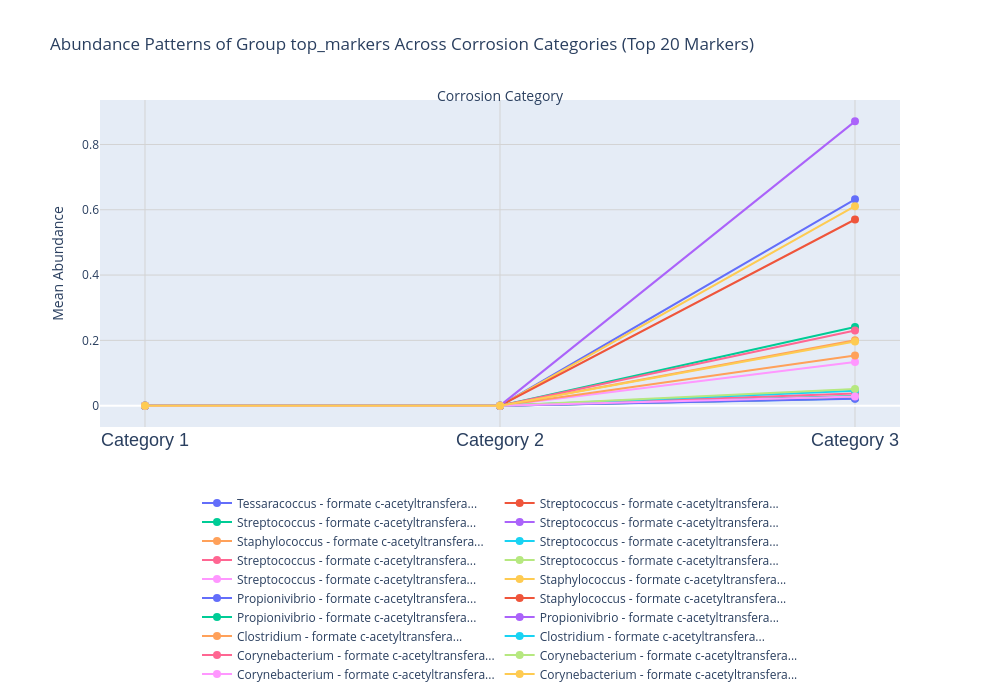

Notebook source saved alongside this figure:
### Code cell
abun= plot_abundance_across_categories(top_markers, "top_markers",  top_n=20, sort_by='combined_score')
output_path= data_visual /"18_increase.png"
plt.savefig(output_path, dpi=300, bbox_inches='tight')
abun.show()

### Figure 1 — Plotly figure (JSON) as saved in the notebook; plotly's stock layout.template omitted (floating-point values rounded to 4 significant figures)
{"data": [{"hoverinfo": "text", "hovertext": ["Category: Category 1<br>Abundance: 0.0000<br>Genus: Tessaracoccus<br>Score: 1.48", "Category: Category 2<br>Abundance: 0.0000<br>Genus: Tessaracoccus<br>FC vs Cat1: 1.00<br>Score: 1.48", "Category: Category 3<br>Abundance: 0.6320<br>Genus: Tessaracoccus<br>FC vs Cat1: 63198.30<br>FC vs Cat2: 63198.30<br>Score: 1.48"], "line": {"width": 2}, "marker": {"size": 8}, "mode": "lines+markers", "name": "Tessaracoccus - formate c-acetyltransfera...", "type": "scatter", "x": [1, 2, 3], "y": [0, 0, 0.632]}, {"hoverinfo": "text", "hovertext": ["Category: Category 1<br>Abundance: 0.0000<br>Genus: Streptococcus<br>Score: 1.48", "Category: Category 2<br>Abundance: 0.0000<br>Genus: Streptococcus<br>FC vs Cat1: 1.00<br>Score: 1.48", "Category: Category 3<br>Abundance: 0.0229<br>Genus: Streptococcus<br>FC vs Cat1: 2287.58<br>FC vs Cat2: 2287.58<br>Score: 1.48"], "line": {"width": 2}, "marker": {"size": 8}, "mode": "lines+markers", "name": "Streptococcus - formate c-acetyltransfera...", "type": "scatter", "x": [1, 2, 3], "y": [0, 0, 0.02287]}, {"hoverinfo": "text", "hovertext": ["Category: Category 1<br>Abundance: 0.0000<br>Genus: Streptococcus<br>Score: 1.48", "Category: Category 2<br>Abundance: 0.0000<br>Genus: Streptococcus<br>FC vs Cat1: 1.00<br>Score: 1.48", "Category: Category 3<br>Abundance: 0.0293<br>Genus: Streptococcus<br>FC vs Cat1: 2932.68<br>FC vs Cat2: 2932.68<br>Score: 1.48"], "line": {"width": 2}, "marker": {"size": 8}, "mode": "lines+markers", "name": "Streptococcus - formate c-acetyltransfera...", "type": "scatter", "x": [1, 2, 3], "y": [0, 0, 0.02932]}, {"hoverinfo": "text", "hovertext": ["Category: Category 1<br>Abundance: 0.0000<br>Genus: Streptococcus<br>Score: 1.48", "Category: Category 2<br>Abundance: 0.0000<br>Genus: Streptococcus<br>FC vs Cat1: 1.00<br>Score: 1.48", "Category: Category 3<br>Abundance: 0.0239<br>Genus: Streptococcus<br>FC vs Cat1: 2388.64<br>FC vs Cat2: 2388.64<br>Score: 1.48"], "line": {"width": 2}, "marker": {"size": 8}, "mode": "lines+markers", "name": "Streptococcus - formate c-acetyltransfera...", "type": "scatter", "x": [1, 2, 3], "y": [0, 0, 0.02388]}, {"hoverinfo": "text", "hovertext": ["Category: Category 1<br>Abundance: 0.0000<br>Genus: Staphylococcus<br>Score: 1.48", "Category: Category 2<br>Abundance: 0.0000<br>Genus: Staphylococcus<br>FC vs Cat1: 1.00<br>Score: 1.48", "Category: Category 3<br>Abundance: 0.2004<br>Genus: Staphylococcus<br>FC vs Cat1: 20041.30<br>FC vs Cat2: 20041.30<br>Score: 1.48"], "line": {"width": 2}, "marker": {"size": 8}, "mode": "lines+markers", "name": "Staphylococcus - formate c-acetyltransfera...", "type": "scatter", "x": [1, 2, 3], "y": [0, 0, 0.2004]}, {"hoverinfo": "text", "hovertext": ["Category: Category 1<br>Abundance: 0.0000<br>Genus: Streptococcus<br>Score: 1.48", "Category: Category 2<br>Abundance: 0.0000<br>Genus: Streptococcus<br>FC vs Cat1: 1.00<br>Score: 1.48", "Category: Category 3<br>Abundance: 0.0218<br>Genus: Streptococcus<br>FC vs Cat1: 2176.61<br>FC vs Cat2: 2176.61<br>Score: 1.48"], "line": {"width": 2}, "marker": {"size": 8}, "mode": "lines+markers", "name": "Streptococcus - formate c-acetyltransfera...", "type": "scatter", "x": [1, 2, 3], "y": [0, 0, 0.02176]}, {"hoverinfo": "text", "hovertext": ["Category: Category 1<br>Abundance: 0.0000<br>Genus: Streptococcus<br>Score: 1.48", "Category: Category 2<br>Abundance: 0.0000<br>Genus: Streptococcus<br>FC vs Cat1: 1.00<br>Score: 1.48", "Category: Category 3<br>Abundance: 0.0375<br>Genus: Streptococcus<br>FC vs Cat1: 3750.54<br>FC vs Cat2: 3750.54<br>Score: 1.48"], "line": {"width": 2}, "marker": {"size": 8}, "mode": "lines+markers", "name": "Streptococcus - formate c-acetyltransfera...", "type": "scatter", "x": [1, 2, 3], "y": [0, 0, 0.0375]}, {"hoverinfo": "text", "hovertext": ["Category: Category 1<br>Abundance: 0.0000<br>Genus: Streptococcus<br>Score: 1.48", "Category: Category 2<br>Abundance: 0.0000<br>Genus: Streptococcus<br>FC vs Cat1: 1.00<br>Score: 1.48", "Category: Category 3<br>Abundance: 0.0236<br>Genus: Streptococcus<br>FC vs Cat1: 2365.70<br>FC vs Cat2: 2365.70<br>Score: 1.48"], "line": {"width": 2}, "marker": {"size": 8}, "mode": "lines+markers", "name": "Streptococcus - formate c-acetyltransfera...", "type": "scatter", "x": [1, 2, 3], "y": [0, 0, 0.02365]}, {"hoverinfo": "text", "hovertext": ["Category: Category 1<br>Abundance: 0.0000<br>Genus: Streptococcus<br>Score: 1.48", "Category: Category 2<br>Abundance: 0.0000<br>Genus: Streptococcus<br>FC vs Cat1: 1.00<br>Score: 1.48", "Category: Category 3<br>Abundance: 0.1335<br>Genus: Streptococcus<br>FC vs Cat1: 13348.83<br>FC vs Cat2: 13348.83<br>Score: 1.48"], "line": {"width": 2}, "marker": {"size": 8}, "mode": "lines+markers", "name": "Streptococcus - formate c-acetyltransfera...", "type": "scatter", "x": [1, 2, 3], "y": [0, 0, 0.1335]}, {"hoverinfo": "text", "hovertext": ["Category: Category 1<br>Abundance: 0.0000<br>Genus: Staphylococcus<br>Score: 1.48", "Category: Category 2<br>Abundance: 0.0000<br>Genus: Staphylococcus<br>FC vs Cat1: 1.00<br>Score: 1.48", "Category: Category 3<br>Abundance: 0.6110<br>Genus: Staphylococcus<br>FC vs Cat1: 61096.51<br>FC vs Cat2: 61096.51<br>Score: 1.48"], "line": {"width": 2}, "marker": {"size": 8}, "mode": "lines+markers", "name": "Staphylococcus - formate c-acetyltransfera...", "type": "scatter", "x": [1, 2, 3], "y": [0, 0, 0.611]}, {"hoverinfo": "text", "hovertext": ["Category: Category 1<br>Abundance: 0.0000<br>Genus: Propionivibrio<br>Score: 1.48", "Category: Category 2<br>Abundance: 0.0000<br>Genus: Propionivibrio<br>FC vs Cat1: 1.00<br>Score: 1.48", "Category: Category 3<br>Abundance: 0.0209<br>Genus: Propionivibrio<br>FC vs Cat1: 2090.53<br>FC vs Cat2: 2090.53<br>Score: 1.48"], "line": {"width": 2}, "marker": {"size": 8}, "mode": "lines+markers", "name": "Propionivibrio - formate c-acetyltransfera...", "type": "scatter", "x": [1, 2, 3], "y": [0, 0, 0.0209]}, {"hoverinfo": "text", "hovertext": ["Category: Category 1<br>Abundance: 0.0000<br>Genus: Staphylococcus<br>Score: 1.48", "Category: Category 2<br>Abundance: 0.0000<br>Genus: Staphylococcus<br>FC vs Cat1: 1.00<br>Score: 1.48", "Category: Category 3<br>Abundance: 0.5702<br>Genus: Staphylococcus<br>FC vs Cat1: 57017.05<br>FC vs Cat2: 57017.05<br>Score: 1.48"], "line": {"width": 2}, "marker": {"size": 8}, "mode": "lines+markers", "name": "Staphylococcus - formate c-acetyltransfera...", "type": "scatter", "x": [1, 2, 3], "y": [0, 0, 0.5702]}, {"hoverinfo": "text", "hovertext": ["Category: Category 1<br>Abundance: 0.0000<br>Genus: Propionivibrio<br>Score: 1.48", "Category: Category 2<br>Abundance: 0.0000<br>Genus: Propionivibrio<br>FC vs Cat1: 1.00<br>Score: 1.48", "Category: Category 3<br>Abundance: 0.2410<br>Genus: Propionivibrio<br>FC vs Cat1: 24101.46<br>FC vs Cat2: 24101.46<br>Score: 1.48"], "line": {"width": 2}, "marker": {"size": 8}, "mode": "lines+markers", "name": "Propionivibrio - formate c-acetyltransfera...", "type": "scatter", "x": [1, 2, 3], "y": [0, 0, 0.241]}, {"hoverinfo": "text", "hovertext": ["Category: Category 1<br>Abundance: 0.0000<br>Genus: Propionivibrio<br>Score: 1.48", "Category: Category 2<br>Abundance: 0.0000<br>Genus: Propionivibrio<br>FC vs Cat1: 1.00<br>Score: 1.48", "Category: Category 3<br>Abundance: 0.8708<br>Genus: Propionivibrio<br>FC vs Cat1: 87082.35<br>FC vs Cat2: 87082.35<br>Score: 1.48"], "line": {"width": 2}, "marker": {"size": 8}, "mode": "lines+markers", "name": "Propionivibrio - formate c-acetyltransfera...", "type": "scatter", "x": [1, 2, 3], "y": [0, 0, 0.8708]}, {"hoverinfo": "text", "hovertext": ["Category: Category 1<br>Abundance: 0.0000<br>Genus: Clostridium<br>Score: 1.48", "Category: Category 2<br>Abundance: 0.0000<br>Genus: Clostridium<br>FC vs Cat1: 1.00<br>Score: 1.48", "Category: Category 3<br>Abundance: 0.1539<br>Genus: Clostridium<br>FC vs Cat1: 15386.56<br>FC vs Cat2: 15386.56<br>Score: 1.48"], "line": {"width": 2}, "marker": {"size": 8}, "mode": "lines+markers", "name": "Clostridium - formate c-acetyltransfera...", "type": "scatter", "x": [1, 2, 3], "y": [0, 0, 0.1539]}, {"hoverinfo": "text", "hovertext": ["Category: Category 1<br>Abundance: 0.0000<br>Genus: Clostridium<br>Score: 1.48", "Category: Category 2<br>Abundance: 0.0000<br>Genus: Clostridium<br>FC vs Cat1: 1.00<br>Score: 1.48", "Category: Category 3<br>Abundance: 0.0460<br>Genus: Clostridium<br>FC vs Cat1: 4598.96<br>FC vs Cat2: 4598.96<br>Score: 1.48"], "line": {"width": 2}, "marker": {"size": 8}, "mode": "lines+markers", "name": "Clostridium - formate c-acetyltransfera...", "type": "scatter", "x": [1, 2, 3], "y": [0, 0, 0.04598]}, {"hoverinfo": "text", "hovertext": ["Category: Category 1<br>Abundance: 0.0000<br>Genus: Corynebacterium<br>Score: 1.48", "Category: Category 2<br>Abundance: 0.0000<br>Genus: Corynebacterium<br>FC vs Cat1: 1.00<br>Score: 1.48", "Category: Category 3<br>Abundance: 0.2303<br>Genus: Corynebacterium<br>FC vs Cat1: 23028.57<br>FC vs Cat2: 23028.57<br>Score: 1.48"], "line": {"width": 2}, "marker": {"size": 8}, "mode": "lines+markers", "name": "Corynebacterium - formate c-acetyltransfera...", "type": "scatter", "x": [1, 2, 3], "y": [0, 0, 0.2303]}, {"hoverinfo": "text", "hovertext": ["Category: Category 1<br>Abundance: 0.0000<br>Genus: Corynebacterium<br>Score: 1.48", "Category: Category 2<br>Abundance: 0.0000<br>Genus: Corynebacterium<br>FC vs Cat1: 1.00<br>Score: 1.48", "Category: Category 3<br>Abundance: 0.0511<br>Genus: Corynebacterium<br>FC vs Cat1: 5114.20<br>FC vs Cat2: 5114.20<br>Score: 1.48"], "line": {"width": 2}, "marker": {"size": 8}, "mode": "lines+markers", "name": "Corynebacterium - formate c-acetyltransfera...", "type": "scatter", "x": [1, 2, 3], "y": [0, 0, 0.05113]}, {"hoverinfo": "text", "hovertext": ["Category: Category 1<br>Abundance: 0.0000<br>Genus: Corynebacterium<br>Score: 1.48", "Category: Category 2<br>Abundance: 0.0000<br>Genus: Corynebacterium<br>FC vs Cat1: 1.00<br>Score: 1.48", "Category: Category 3<br>Abundance: 0.0279<br>Genus: Corynebacterium<br>FC vs Cat1: 2793.56<br>FC vs Cat2: 2793.56<br>Score: 1.48"], "line": {"width": 2}, "marker": {"size": 8}, "mode": "lines+markers", "name": "Corynebacterium - formate c-acetyltransfera...", "type": "scatter", "x": [1, 2, 3], "y": [0, 0, 0.02793]}, {"hoverinfo": "text", "hovertext": ["Category: Category 1<br>Abundance: 0.0000<br>Genus: Corynebacterium<br>Score: 1.48", "Category: Category 2<br>Abundance: 0.0000<br>Genus: Corynebacterium<br>FC vs Cat1: 1.00<br>Score: 1.48", "Category: Category 3<br>Abundance: 0.1963<br>Genus: Corynebacterium<br>FC vs Cat1: 19628.42<br>FC vs Cat2: 19628.42<br>Score: 1.48"], "line": {"width": 2}, "marker": {"size": 8}, "mode": "lines+markers", "name": "Corynebacterium - formate c-acetyltransfera...", "type": "scatter", "x": [1, 2, 3], "y": [0, 0, 0.1963]}], "layout": {"annotations": [{"font": {"size": 14}, "showarrow": false, "text": "Corrosion Category", "x": 0.5, "xref": "paper", "y": 1.05, "yref": "paper"}], "height": 700, "hovermode": "closest", "legend": {"orientation": "h", "x": 0.5, "xanchor": "center", "y": -0.8, "yanchor": "bottom"}, "margin": {"b": 150, "l": 100, "r": 100, "t": 100}, "title": {"text": "Abundance Patterns of Group top_markers Across Corrosion Categories (Top 20 Markers)"}, "width": 1000, "xaxis": {"domain": [0, 1], "gridcolor": "lightgray", "gridwidth": 1, "showgrid": true, "tickfont": {"family": "Arial", "size": 18}, "tickmode": "array", "ticktext": ["Category 1", "Category 2", "Category 3"], "tickvals": [1, 2, 3]}, "yaxis": {"gridcolor": "lightgray", "gridwidth": 1, "showgrid": true, "title": {"font": {"size": 14}, "text": "Mean Abundance"}}}}
